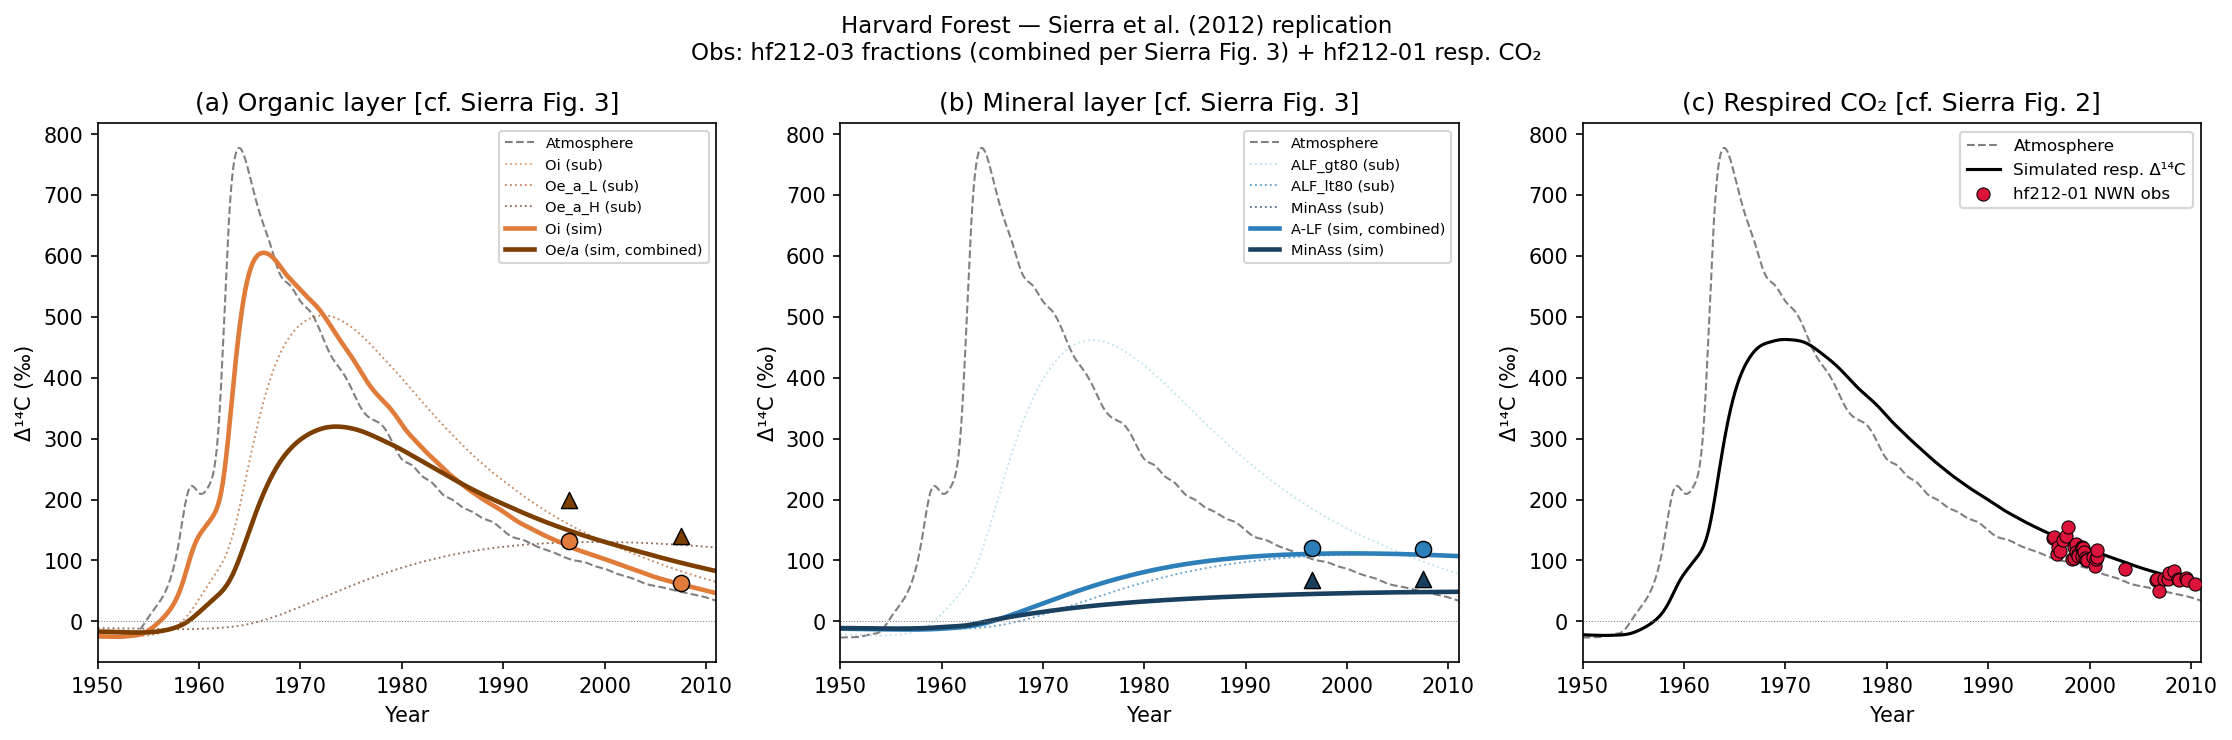

The Python source for this figure:
"""
replicate_hf.py — Forward simulation replicating Sierra et al. (2012) /
Gaudinski et al. (2000) at Harvard Forest.

Approach
--------
  1. Long C12+C14 spinup (1400–1900) to bring both pools to consistent
     steady-state values.  Uses constant synthetic GPP with the Gaudinski
     input budget:
       leaf litter   150 gC m⁻² yr⁻¹  → Oi
       dead roots     65 gC m⁻² yr⁻¹  → dead_roots aboveground pool
     GPP_syn = 215 / CUE / 365 = 1.254 gC m⁻² day⁻¹ (soil_input_fraction=0.698)

  2. Main run (1900–2010): continue from spinup final state; compare Δ¹⁴C
     to hf212-01 NWN (respired CO₂) and hf212-03 (density fractions).

  * Q10=1.0, constant climate (T=10°C, θ=0.35), constant GPP.
  * Atmospheric Δ¹⁴C: IntCal20 (pre-1950) + Hua 2021 / Graven 2017 (post-1950).

Run
---
  python notebooks/replicate_hf.py
"""
from __future__ import annotations

import os
import sys
import time

import jax
import jax.numpy as jnp
import matplotlib.pyplot as plt
import numpy as np
import pandas as pd

# ── Path resolution ───────────────────────────────────────────────────────────
_SCRIPT_ROOT   = os.path.dirname(os.path.abspath(__file__))
_WORKTREE_ROOT = os.path.dirname(_SCRIPT_ROOT)
_SRC_ROOT      = os.path.join(_WORKTREE_ROOT, "src")


def _find_data_root(start: str) -> str:
    candidate = start
    for _ in range(4):
        if os.path.isdir(os.path.join(candidate, "data")):
            return candidate
        candidate = os.path.dirname(candidate)
    return _WORKTREE_ROOT


_REPO_ROOT = os.environ.get("ECOSYSTEM_REPO_ROOT") or _find_data_root(_WORKTREE_ROOT)

if _SRC_ROOT not in sys.path:
    sys.path.insert(0, _SRC_ROOT)

from ecosystem_complexity.api import build_model, run_model
from ecosystem_complexity.config import load_config
from ecosystem_complexity.data.parsers_14C import load_full_14C_record
from ecosystem_complexity.data.schemas import ForcingData
from ecosystem_complexity.state import make_default_params, make_initial_state

# ── File paths ────────────────────────────────────────────────────────────────
def _wt(rel):
    return os.path.join(_WORKTREE_ROOT, rel)


def _data(rel):
    return os.path.join(_REPO_ROOT, rel)


HF_SOIL_14C_PATH = _data("data/harvard_forest/hf212-03-14c-org.csv")
HF_RESP_14C_PATH = _data("data/harvard_forest/hf212-01-14c-no-treat.csv")
HUA_PATH         = _data("data/shared/atm_14C/Hua_2021.csv")
GRAVEN_PATH      = _data("data/shared/atm_14C/Graven_2017.csv")
INTCAL_PATH      = _data("data/shared/atm_14C/intcal20.14c")
SIERRA_CONFIG    = _wt("configs/harvard_sierra2012_config.yaml")

_R_STD = 1.176e-12

# Input budget (Gaudinski 2000 Fig. 1):
#   leaf litter  150 gC m⁻² yr⁻¹  → Oi  (direct soil input, soil_frac=0.698)
#   dead roots    65 gC m⁻² yr⁻¹  → dead_roots (ag pool, ag_frac=0.302)
#   total model  215 gC m⁻² yr⁻¹
# GPP_syn = 215 / CUE / 365  (CUE=0.47 from config)
# +2.7 gC/yr DOC input to MinAss (Gaudinski Fig. 1 leachate pathway)
_GPP_SYN = (215.0 + 2.7) / 0.47 / 365.0   # 1.2697 gC m⁻² day⁻¹


# ════════════════════════════════════════════════════════════════════════════
# Forcing builder
# ════════════════════════════════════════════════════════════════════════════

def _build_forcing(
    start_year: float,
    end_year: float,
    atm_years: np.ndarray,
    atm_d14C: np.ndarray,
) -> ForcingData:
    """Daily synthetic forcing: constant GPP + historical Δ¹⁴C_atm."""
    n_days = int(round((end_year - start_year) * 365.25))
    t0_days  = (start_year - 1970.0) * 365.25
    time_arr = np.arange(n_days, dtype=np.float32) + t0_days
    years_arr = 1970.0 + time_arr / 365.25
    d14c_arr  = np.interp(years_arr, atm_years, atm_d14C).astype(np.float32)

    n_layers = 2
    return ForcingData(
        time          = jnp.array(time_arr),
        air_temp      = jnp.full(n_days, 10.0, dtype=jnp.float32),
        sw_radiation  = jnp.full(n_days, 12.0, dtype=jnp.float32),
        precip        = jnp.full(n_days, 3.0,  dtype=jnp.float32),
        vpd           = jnp.full(n_days, 0.5,  dtype=jnp.float32),
        soil_temp     = jnp.full((n_days, n_layers), 10.0, dtype=jnp.float32),
        soil_moisture = jnp.full((n_days, n_layers), 0.35, dtype=jnp.float32),
        snow_depth    = jnp.zeros(n_days, dtype=jnp.float32),
        active_layer  = jnp.ones(n_days,  dtype=jnp.float32),
        delta14C_atm  = jnp.array(d14c_arr),
        GPP_obs       = jnp.full(n_days, _GPP_SYN, dtype=jnp.float32),
        NPP_obs       = jnp.full(n_days, float("nan"), dtype=jnp.float32),
    )


# ════════════════════════════════════════════════════════════════════════════
# Observation loaders
# ════════════════════════════════════════════════════════════════════════════

def _load_obs(time_years: np.ndarray) -> tuple[dict, np.ndarray]:
    """
    Load fraction Δ¹⁴C observations from hf212-03.

    Sierra et al. (2012) Fig. 3 caption: "The Oe/a fraction combines the
    Oe/a L and Oe/a H fractions of the original model.  Similarly, A-LF
    (< 80 µm) and A-LF (> 80 µm) were combined in a single fraction."

    So the four observable combined fractions are:
        "Oi"    → organic_Oi              (single pool)
        "Oe/a"  → organic_Oe_a_L + Oe_a_H (mass-weighted)
        "A-LF"  → mineral_ALF_gt80 + ALF_lt80 (mass-weighted)
        "A-min" → mineral_MinAss          (single pool)

    Returns
    -------
    frac_obs : dict  horizon_label → (T,) array of observed Δ¹⁴C (NaN where unobserved)
    resp_obs : (T,) array of respired CO₂ Δ¹⁴C (NaN where unobserved)
    """
    T = len(time_years)
    # Maps CSV horizon name → label used in frac_obs dict
    _horizon_label = {
        "Oi":    "Oi",
        "Oe":    "Oe/a",
        "A-lf":  "A-LF",
        "A-min": "A-min",
    }
    d14c_df = pd.read_csv(HF_SOIL_14C_PATH)
    d14c_df["horizon"] = d14c_df["horizon"].str.strip()

    frac_obs: dict[str, np.ndarray] = {}
    for year in d14c_df["year"].unique():
        yr_df = d14c_df[d14c_df["year"] == year]
        t_idx = int(np.argmin(np.abs(time_years - (float(year) + 0.5))))
        for horizon, label in _horizon_label.items():
            vals = yr_df.loc[yr_df["horizon"] == horizon, "of.14c.12c"].dropna()
            if len(vals):
                if label not in frac_obs:
                    frac_obs[label] = np.full(T, np.nan, dtype=np.float32)
                frac_obs[label][t_idx] = float(vals.mean())

    resp_df  = pd.read_csv(HF_RESP_14C_PATH)
    nwn      = resp_df[resp_df["site"] == "NWN"]
    by_date  = nwn.groupby("year.date")["delta.14c"].mean()
    resp_obs = np.full(T, np.nan, dtype=np.float32)
    for obs_year, val in by_date.items():
        t_idx = int(np.argmin(np.abs(time_years - float(obs_year))))
        resp_obs[t_idx] = float(val)

    return frac_obs, resp_obs


# Sierra Fig. 3 combined fractions: horizon label → list of pool names to mass-average
_COMBINED_FRACS = {
    "Oi":   ["organic_Oi"],
    "Oe/a": ["organic_Oe_a_L", "organic_Oe_a_H"],
    "A-LF": ["mineral_ALF_gt80", "mineral_ALF_lt80"],
    "A-min":["mineral_MinAss"],
}


def _combined_d14c(
    label: str,
    pool_index,
    d14c_sim: np.ndarray,
    c12_sim: np.ndarray,
) -> np.ndarray:
    """
    Mass-weighted Δ¹⁴C time series for a combined fraction.

    For single-pool fractions this is just d14c_sim[:, i].
    For multi-pool fractions: Σ(C12_i × Δ¹⁴C_i) / Σ(C12_i).
    """
    pools = _COMBINED_FRACS[label]
    indices = [pool_index[p] for p in pools]
    c12_total = c12_sim[:, indices].sum(axis=1)                    # (T,)
    d14c_avg  = (c12_sim[:, indices] * d14c_sim[:, indices]).sum(axis=1) / (
        c12_total + 1e-30
    )
    return d14c_avg


# ════════════════════════════════════════════════════════════════════════════
# Main
# ════════════════════════════════════════════════════════════════════════════

def main():
    print("Sierra et al. (2012) replication — Harvard Forest")
    print("=" * 55)

    config = load_config(SIERRA_CONFIG)
    model  = build_model(SIERRA_CONFIG)
    idx    = model.pool_index
    params = make_default_params(config)
    print(f"Pools ({len(idx)}): {idx.pool_names}")
    print(f"τ (yr): { {n: round(float(np.exp(params.log_tau[i]))/365, 1) for i, n in enumerate(idx.pool_names)} }")
    print(f"GPP_syn = {_GPP_SYN:.4f} gC m⁻² day⁻¹ "
          f"(150 leaf + 65 roots = 215 gC m⁻² yr⁻¹)")

    print("\nLoading atmospheric ¹⁴C record…")
    atm_years, atm_d14C = load_full_14C_record(
        HUA_PATH, GRAVEN_PATH, INTCAL_PATH,
        hemisphere="NH", start_year=1400.0, end_year=2025.0,
    )

    # ── Initialise from Gaudinski 2000 Fig. 1 C stocks (paper's approach) ────
    # Sierra 2012 Sec 2.2: "the carbon content for each fraction reported in
    # Fig. 1 was used as the initial values of the simulation; simulations
    # started in the year 1900."  Do NOT spinup to model SS — the large
    # Oe/a H stock (1366 gC m⁻²) is a non-SS initial condition that is key
    # to propagating bomb ¹⁴C into the mineral pools over subsequent decades.
    _gaud_stocks = {
        "dead_roots":        390.0,
        "organic_Oi":        220.0,
        "organic_Oe_a_L":    388.0,
        "organic_Oe_a_H":   1366.0,
        "mineral_ALF_gt80":   90.0,
        "mineral_ALF_lt80": 1800.0,
        "mineral_MinAss":    560.0,
    }
    d14c_1900 = float(np.interp(1900.0, atm_years, atm_d14C))
    R_1900    = _R_STD * (1.0 + d14c_1900 / 1000.0)
    n_pools   = len(idx)
    C12_arr   = np.zeros(n_pools, dtype=np.float32)
    C14_arr   = np.zeros(n_pools, dtype=np.float32)
    for name, val in _gaud_stocks.items():
        i = idx[name]
        C12_arr[i] = float(val)
        C14_arr[i] = float(val) * R_1900
    state_1900 = make_initial_state(config, {})._replace(
        C12=jnp.array(C12_arr), C14=jnp.array(C14_arr)
    )
    print(f"\nInitial state (Gaudinski 2000 Fig. 1, Δ¹⁴C_atm(1900)={d14c_1900:.1f}‰):")
    print(f"  {'Pool':<22}  {'C12 (gC/m²)':>12}  {'Δ¹⁴C_init':>10}")
    for i, name in enumerate(idx.pool_names):
        print(f"  {name:<22}  {C12_arr[i]:>12.0f}  {d14c_1900:>+10.1f}")

    # ── Main run 1900–2010 ────────────────────────────────────────────────────
    print("\nMain run 1900–2010 (dynamic C12 + C14)…")
    forcing_main = _build_forcing(1900.0, 2011.0, atm_years, atm_d14C)
    t0 = time.perf_counter()
    out = run_model(model, forcing_main, state0=state_1900, params=params)
    jax.block_until_ready(out.delta14C)
    print(f"  Done in {time.perf_counter()-t0:.1f} s")

    t0_days2    = (1900.0 - 1970.0) * 365.25
    n_days2     = len(forcing_main.time)
    time_years  = 1970.0 + (np.arange(n_days2, dtype=np.float64) + t0_days2) / 365.25
    d14c_sim    = np.array(out.delta14C)   # (T, n_pools)
    c12_sim     = np.array(out.C12)

    # Respired CO₂ flux-weighted Δ¹⁴C
    tau_arr       = np.exp(np.array(params.log_tau))
    flux_w        = c12_sim / (tau_arr[None, :] + 1e-30)
    d14c_resp_sim = (d14c_sim * flux_w).sum(-1) / (flux_w.sum(-1) + 1e-30)

    # Observations
    frac_obs, resp_obs = _load_obs(time_years)

    # ── Diagnostics ───────────────────────────────────────────────────────────
    print(f"\n{'Pool':<22}  {'mean Δ¹⁴C':>10}  {'mean C12':>10}")
    print("  " + "─" * 46)
    for i, name in enumerate(idx.pool_names):
        print(f"  {name:<22}  {np.nanmean(d14c_sim[:, i]):>+10.1f}  "
              f"{np.nanmean(c12_sim[:, i]):>10.0f}")

    # Pre-compute combined-fraction Δ¹⁴C time series
    combined_d14c_ts: dict[str, np.ndarray] = {
        label: _combined_d14c(label, idx, d14c_sim, c12_sim)
        for label in _COMBINED_FRACS
    }

    print("\nFraction Δ¹⁴C comparison — combined fractions [cf. Sierra Fig. 3]:")
    print("  (Oe/a = Oe_a_L+Oe_a_H mass-weighted;  A-LF = ALF_gt80+ALF_lt80 mass-weighted)")
    print(f"  {'Fraction':<10}  {'1996 sim':>9}  {'1996 obs':>9}  {'bias':>6}  "
          f"{'2007 sim':>9}  {'2007 obs':>9}  {'bias':>6}")
    print("  " + "─" * 72)
    for label in ["Oi", "Oe/a", "A-LF", "A-min"]:
        ts  = combined_d14c_ts[label]
        obs_ts = frac_obs.get(label)
        row = []
        for yr in [1996.0, 2007.0]:
            t_idx = int(np.argmin(np.abs(time_years - (yr + 0.5))))
            s = float(ts[t_idx])
            o = float(obs_ts[t_idx]) if obs_ts is not None and not np.isnan(obs_ts[t_idx]) else float("nan")
            row.append((s, o))
        s96, o96 = row[0]; s07, o07 = row[1]
        b96 = f"{s96-o96:>+6.0f}" if not np.isnan(o96) else "   n/a"
        b07 = f"{s07-o07:>+6.0f}" if not np.isnan(o07) else "   n/a"
        o96s = f"{o96:>+9.0f}" if not np.isnan(o96) else "      n/a"
        o07s = f"{o07:>+9.0f}" if not np.isnan(o07) else "      n/a"
        print(f"  {label:<10}  {s96:>+9.0f}  {o96s}  {b96}  "
              f"{s07:>+9.0f}  {o07s}  {b07}")

    mask = ~np.isnan(resp_obs)
    if mask.sum() > 0:
        rmse = float(np.sqrt(np.mean((d14c_resp_sim[mask] - resp_obs[mask]) ** 2)))
        bias = float(np.mean(d14c_resp_sim[mask] - resp_obs[mask]))
        print(f"\nRespired CO₂ Δ¹⁴C ({mask.sum()} obs): RMSE={rmse:.1f}‰  bias={bias:+.1f}‰")

    # ════════════════════════════════════════════════════════════════════════
    # Figure  [mirrors Sierra et al. 2012 Figs. 2 & 3]
    # ════════════════════════════════════════════════════════════════════════
    fig, axes = plt.subplots(1, 3, figsize=(15, 5))
    fig.suptitle(
        "Harvard Forest — Sierra et al. (2012) replication\n"
        "Obs: hf212-03 fractions (combined per Sierra Fig. 3) + hf212-01 resp. CO₂",
        fontsize=11,
    )
    mask_atm  = (atm_years >= 1950) & (atm_years <= 2011)
    mask_plot = time_years >= 1950

    # ── Panel (a): Organic layer — sub-fractions + combined Oe/a ─────────────
    ax = axes[0]
    ax.plot(atm_years[mask_atm], atm_d14C[mask_atm],
            color="gray", lw=1, ls="--", label="Atmosphere", zorder=0)
    # Individual sub-fractions (thin, for reference)
    sub_colors = {"organic_Oi": "#e07b39", "organic_Oe_a_L": "#b05a20",
                  "organic_Oe_a_H": "#6b3417"}
    for pn, col in sub_colors.items():
        pi = idx[pn]
        lbl = pn.replace("organic_", "")
        ax.plot(time_years[mask_plot], d14c_sim[mask_plot, pi],
                color=col, lw=0.9, ls=":", alpha=0.7, label=f"{lbl} (sub)")
    # Combined fractions compared to obs (thick lines + scatter)
    # Oi: single pool, orange
    oi_ts = combined_d14c_ts["Oi"]
    ax.plot(time_years[mask_plot], oi_ts[mask_plot],
            color="#e07b39", lw=2.2, label="Oi (sim)")
    if "Oi" in frac_obs:
        om = ~np.isnan(frac_obs["Oi"])
        ax.scatter(time_years[om], frac_obs["Oi"][om],
                   color="#e07b39", s=60, zorder=5, edgecolors="k", lw=0.7)
    # Oe/a: combined Oe_a_L+Oe_a_H, brown
    oea_ts = combined_d14c_ts["Oe/a"]
    ax.plot(time_years[mask_plot], oea_ts[mask_plot],
            color="#7c3f00", lw=2.2, label="Oe/a (sim, combined)")
    if "Oe/a" in frac_obs:
        om = ~np.isnan(frac_obs["Oe/a"])
        ax.scatter(time_years[om], frac_obs["Oe/a"][om],
                   color="#7c3f00", s=60, zorder=5, marker="^",
                   edgecolors="k", lw=0.7)
    ax.axhline(0, color="gray", lw=0.5, ls=":")
    ax.set(xlabel="Year", ylabel="Δ¹⁴C (‰)",
           title="(a) Organic layer [cf. Sierra Fig. 3]")
    ax.legend(fontsize=7); ax.set_xlim(1950, 2011)

    # ── Panel (b): Mineral layer — sub-fractions + combined A-LF ─────────────
    ax = axes[1]
    ax.plot(atm_years[mask_atm], atm_d14C[mask_atm],
            color="gray", lw=1, ls="--", label="Atmosphere", zorder=0)
    sub_colors_min = {"mineral_ALF_gt80": "#a8d8ea", "mineral_ALF_lt80": "#2c7fb8",
                      "mineral_MinAss": "#1a4060"}
    for pn, col in sub_colors_min.items():
        pi = idx[pn]
        lbl = pn.replace("mineral_", "")
        ax.plot(time_years[mask_plot], d14c_sim[mask_plot, pi],
                color=col, lw=0.9, ls=":", alpha=0.7, label=f"{lbl} (sub)")
    # A-LF: combined ALF_gt80+ALF_lt80, blue
    alf_ts = combined_d14c_ts["A-LF"]
    ax.plot(time_years[mask_plot], alf_ts[mask_plot],
            color="#2c7fb8", lw=2.2, label="A-LF (sim, combined)")
    if "A-LF" in frac_obs:
        om = ~np.isnan(frac_obs["A-LF"])
        ax.scatter(time_years[om], frac_obs["A-LF"][om],
                   color="#2c7fb8", s=60, zorder=5, edgecolors="k", lw=0.7)
    # MinAss: single pool, dark blue
    min_ts = combined_d14c_ts["A-min"]
    ax.plot(time_years[mask_plot], min_ts[mask_plot],
            color="#1a4060", lw=2.2, label="MinAss (sim)")
    if "A-min" in frac_obs:
        om = ~np.isnan(frac_obs["A-min"])
        ax.scatter(time_years[om], frac_obs["A-min"][om],
                   color="#1a4060", s=60, zorder=5, marker="^",
                   edgecolors="k", lw=0.7)
    ax.axhline(0, color="gray", lw=0.5, ls=":")
    ax.set(xlabel="Year", ylabel="Δ¹⁴C (‰)",
           title="(b) Mineral layer [cf. Sierra Fig. 3]")
    ax.legend(fontsize=7); ax.set_xlim(1950, 2011)

    # ── Panel (c): Respired CO₂ [cf. Sierra Fig. 2] ───────────────────────────
    ax = axes[2]
    ax.plot(atm_years[mask_atm], atm_d14C[mask_atm],
            color="gray", lw=1, ls="--", label="Atmosphere", zorder=0)
    ax.plot(time_years[mask_plot], d14c_resp_sim[mask_plot],
            color="k", lw=1.5, label="Simulated resp. Δ¹⁴C")
    obs_mask = ~np.isnan(resp_obs)
    ax.scatter(time_years[obs_mask], resp_obs[obs_mask],
               color="crimson", s=40, zorder=5, label="hf212-01 NWN obs",
               edgecolors="k", lw=0.5)
    ax.axhline(0, color="gray", lw=0.5, ls=":")
    ax.set(xlabel="Year", ylabel="Δ¹⁴C (‰)",
           title="(c) Respired CO₂ [cf. Sierra Fig. 2]")
    ax.legend(fontsize=8); ax.set_xlim(1950, 2011)

    fig.tight_layout()
    out_path = os.path.join(_SCRIPT_ROOT, "replicate_hf.png")
    fig.savefig(out_path, dpi=150, bbox_inches="tight")
    print(f"\nFigure saved → {out_path}")
    plt.close(fig)


if __name__ == "__main__":
    main()
